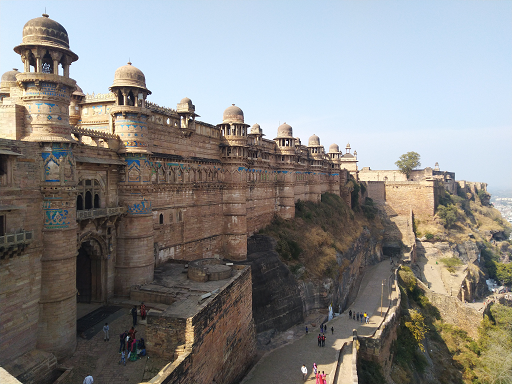
#> input picture Files used as input/img1.bmp, 512 x 384 px, found by its file name
$ python 'C2_14 BASICS_Importing_displaying_images_OPENCV_way.py'
#> lines starting #> are read from the running program, lines starting #| are printed output that depends on the picture
#======================================================================
# PURPOSE : Import/Displaying Images in OPENCV's Default way
#======================================================================
import cv2

# Read the image
input_image1=cv2.imread('img1.bmp',1)
#> input_image1 is the input picture: shape (384, 512, 3); mean B, G, R 132.7, 134.8, 136.5
input_image2=cv2.imread('img2.bmp',0)
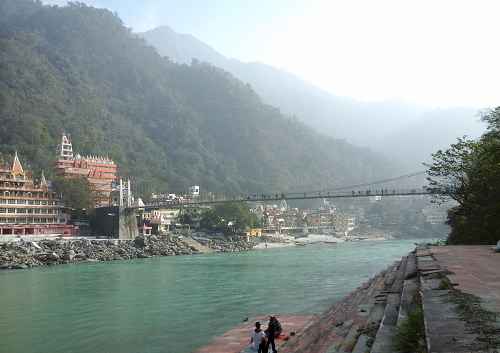
#> input picture Files used as input/img2.bmp, 500 x 353 px, found by its file name
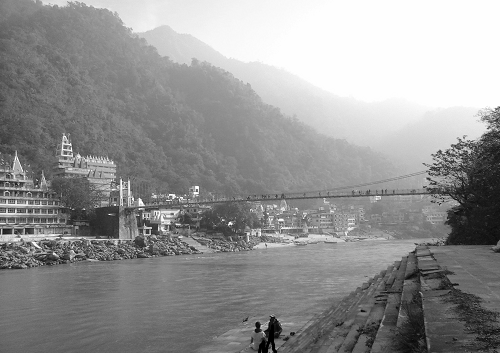
#> input_image2: shape (353, 500); min 0, max 255, mean 147.1
# Second argument in above command is 1 for reading image as colored
# and 0 for reading it as grayscale

# Display the image
cv2.imshow('First Image',input_image1)
cv2.waitKey(2000)     # Put time in milliseconds here
cv2.destroyAllWindows()

cv2.imshow('Second Image',input_image2)
cv2.waitKey(0)        # For 0, python waits for keypress
cv2.destroyAllWindows()

# Print shape of image
a1=input_image1.shape;
#> a1 = (384, 512, 3)
a2=input_image2.shape;
#> a2 = (353, 500)
print('The shape of image is 1 ... ',a1,'\nThe shape of image is 2 ... ',a2)
#> (printed output is left out)

print("Completed Successfully ...")
